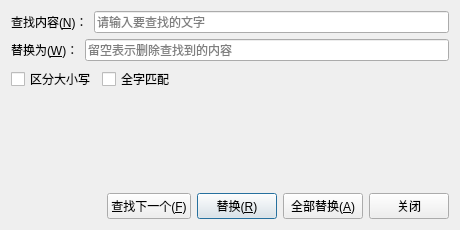
<?xml version="1.0" encoding="UTF-8"?>
<ui version="4.0">
 <class>ReplaceDialog</class>
 <widget class="QDialog" name="ReplaceDialog">
  <property name="geometry">
   <rect>
    <x>0</x>
    <y>0</y>
    <width>460</width>
    <height>230</height>
   </rect>
  </property>
  <property name="windowTitle">
   <string>替换</string>
  </property>
  <layout class="QVBoxLayout" name="verticalLayout">
   <item>
    <layout class="QHBoxLayout" name="findLayout">
     <item>
      <widget class="QLabel" name="findLabel">
       <property name="text">
        <string>查找内容(&amp;N)：</string>
       </property>
       <property name="buddy">
        <cstring>findEdit</cstring>
       </property>
      </widget>
     </item>
     <item>
      <widget class="QLineEdit" name="findEdit">
       <property name="placeholderText">
        <string>请输入要查找的文字</string>
       </property>
      </widget>
     </item>
    </layout>
   </item>
   <item>
    <layout class="QHBoxLayout" name="replaceLayout">
     <item>
      <widget class="QLabel" name="replaceLabel">
       <property name="text">
        <string>替换为(&amp;W)：</string>
       </property>
       <property name="buddy">
        <cstring>replaceEdit</cstring>
       </property>
      </widget>
     </item>
     <item>
      <widget class="QLineEdit" name="replaceEdit">
       <property name="placeholderText">
        <string>留空表示删除查找到的内容</string>
       </property>
      </widget>
     </item>
    </layout>
   </item>
   <item>
    <layout class="QHBoxLayout" name="optionLayout">
     <item>
      <widget class="QCheckBox" name="caseCheckBox">
       <property name="text">
        <string>区分大小写</string>
       </property>
      </widget>
     </item>
     <item>
      <widget class="QCheckBox" name="wholeCheckBox">
       <property name="text">
        <string>全字匹配</string>
       </property>
      </widget>
     </item>
     <item>
      <spacer name="optionSpacer">
       <property name="orientation">
        <enum>Qt::Horizontal</enum>
       </property>
       <property name="sizeHint" stdset="0">
        <size>
         <width>40</width>
         <height>20</height>
        </size>
       </property>
      </spacer>
     </item>
    </layout>
   </item>
   <item>
    <widget class="QLabel" name="resultLabel">
     <property name="text">
      <string/>
     </property>
     <property name="wordWrap">
      <bool>true</bool>
     </property>
    </widget>
   </item>
   <item>
    <spacer name="verticalSpacer">
     <property name="orientation">
      <enum>Qt::Vertical</enum>
     </property>
     <property name="sizeHint" stdset="0">
      <size>
       <width>20</width>
       <height>10</height>
      </size>
     </property>
    </spacer>
   </item>
   <item>
    <layout class="QHBoxLayout" name="buttonLayout">
     <item>
      <spacer name="buttonSpacer">
       <property name="orientation">
        <enum>Qt::Horizontal</enum>
       </property>
       <property name="sizeHint" stdset="0">
        <size>
         <width>40</width>
         <height>20</height>
        </size>
       </property>
      </spacer>
     </item>
     <item>
      <widget class="QPushButton" name="findButton">
       <property name="text">
        <string>查找下一个(&amp;F)</string>
       </property>
      </widget>
     </item>
     <item>
      <widget class="QPushButton" name="replaceButton">
       <property name="text">
        <string>替换(&amp;R)</string>
       </property>
       <property name="default">
        <bool>true</bool>
       </property>
      </widget>
     </item>
     <item>
      <widget class="QPushButton" name="replaceAllButton">
       <property name="text">
        <string>全部替换(&amp;A)</string>
       </property>
      </widget>
     </item>
     <item>
      <widget class="QPushButton" name="closeButton">
       <property name="text">
        <string>关闭</string>
       </property>
      </widget>
     </item>
    </layout>
   </item>
  </layout>
 </widget>
 <tabstops>
  <tabstop>findEdit</tabstop>
  <tabstop>replaceEdit</tabstop>
  <tabstop>caseCheckBox</tabstop>
  <tabstop>wholeCheckBox</tabstop>
  <tabstop>findButton</tabstop>
  <tabstop>replaceButton</tabstop>
  <tabstop>replaceAllButton</tabstop>
  <tabstop>closeButton</tabstop>
 </tabstops>
 <resources/>
 <connections/>
</ui>
